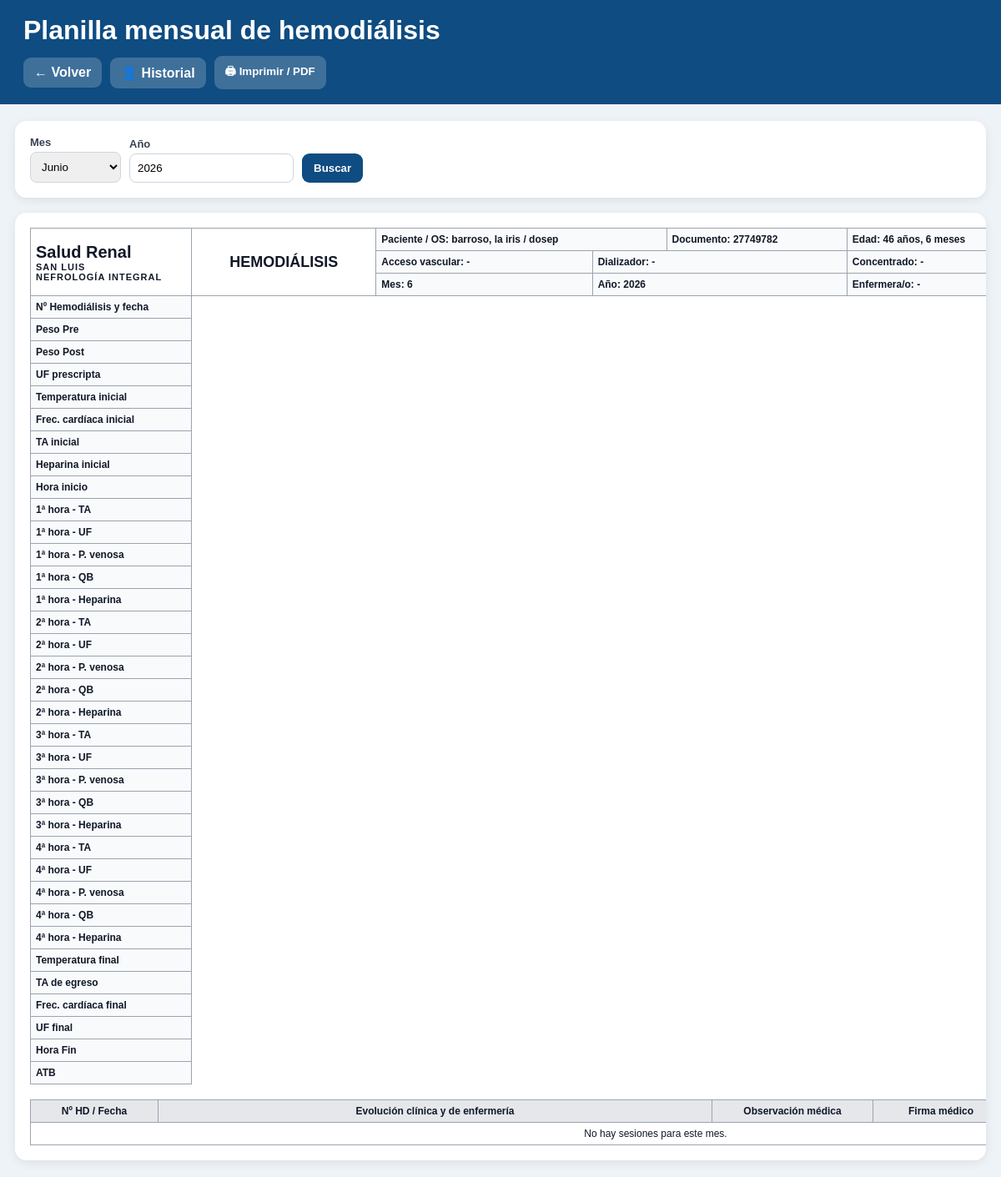
The app's page /historial-mensual/5/ (signed in), older data.
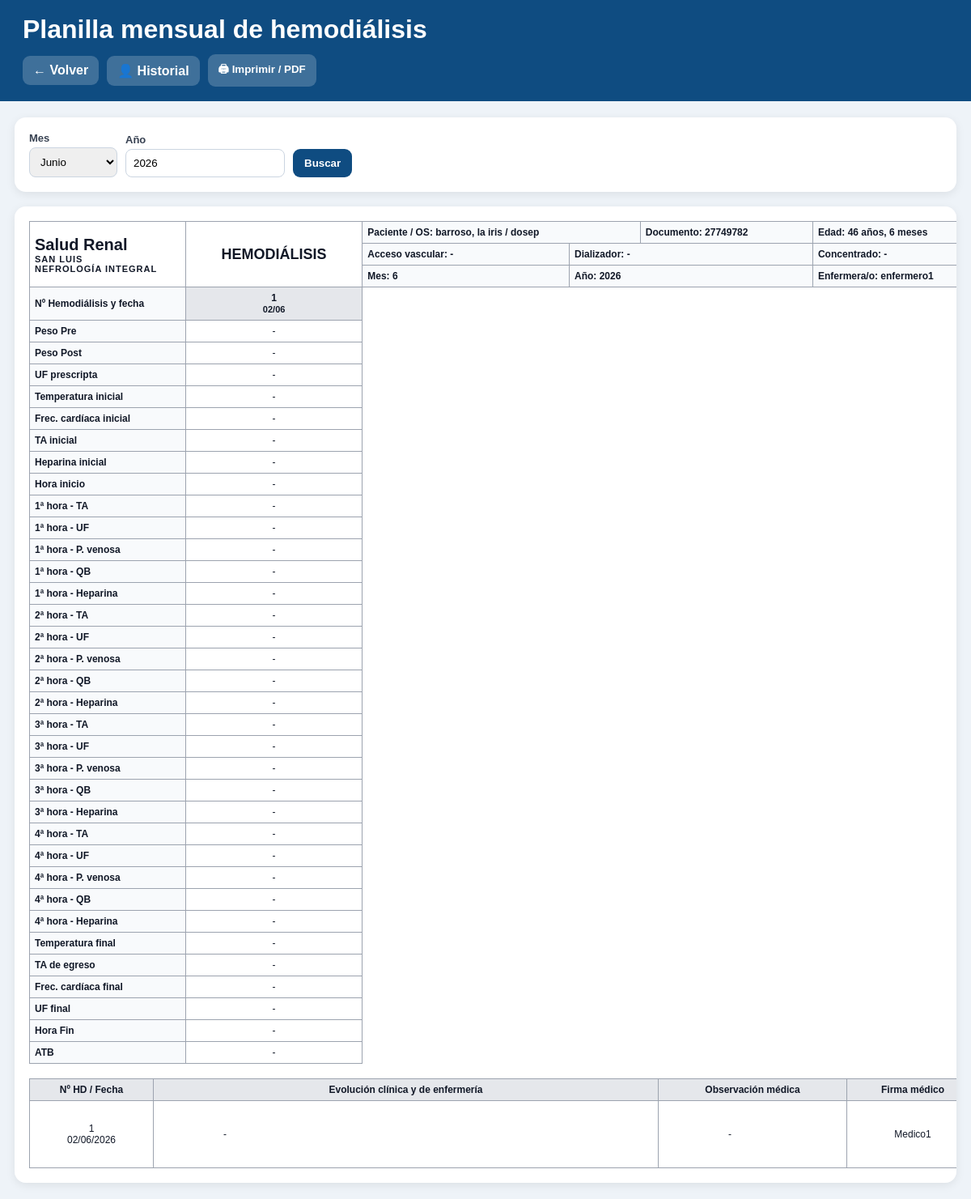
The same page, newer data.
### sesiones/models.py (models this page shows, shortened)
class SesionDialisis(models.Model):
    TURNO_CHOICES = [
        ("manana", "Mañana"),
        ("tarde", "Tarde"),
        ("noche", "Noche"),
    ]
    ESTADO_CHOICES = [
        ("pendiente", "Pendiente"),
        ("activa", "En sesión"),
        ("finalizada", "Finalizada"),
    ]
    paciente = models.ForeignKey(Paciente, on_delete=models.CASCADE)
    puesto = models.ForeignKey(Puesto, on_delete=models.SET_NULL, null=True, blank=True)
    fecha = models.DateField()
    turno = models.CharField(max_length=10, choices=TURNO_CHOICES, default="manana")
    estado = models.CharField(max_length=20, choices=ESTADO_CHOICES, default="pendiente")
    medico_asignado = models.ForeignKey(
        User, on_delete=models.SET_NULL,
        null=True, blank=True,
        related_name="sesiones_medico"
    )
    enfermero_asignado = models.ForeignKey(
        User, on_delete=models.SET_NULL,
        null=True, blank=True,
        related_name="sesiones_enfermero"
    )
    peso_pre = models.DecimalField(max_digits=5, decimal_places=2, null=True, blank=True)
    peso_post = models.DecimalField(max_digits=5, decimal_places=2, null=True, blank=True)
    ta_inicial = models.CharField(max_length=20, blank=True)
    ta_final = models.CharField(max_length=20, blank=True)
    finalizada = models.BooleanField(default=False)
    creada_en = models.DateTimeField(auto_now_add=True)
    class Meta:
        ordering = ["-fecha", "turno"]

### dashboard/views.py (the view)
@login_required
def historial_mensual(request, paciente_id):
    paciente = get_object_or_404(
        Paciente,
        id=paciente_id
    )
    hoy = date.today()
    try:
        mes = int(request.GET.get("mes", hoy.month))
    except ValueError:
        mes = hoy.month
    try:
        anio = int(request.GET.get("anio", hoy.year))
    except ValueError:
        anio = hoy.year
    sesiones = (
        SesionDialisis.objects
        .filter(
            paciente=paciente,
            fecha__month=mes,
            fecha__year=anio
        )
        .select_related("paciente", "puesto")
        .order_by("fecha", "id")
    )
    sesiones_con_planilla = []
    for s in sesiones:
        try:
            s.planilla = s.planillahemodialisis
        except Exception:
            s.planilla = None
        controles_por_hora = {}
        if s.planilla:
            for control in s.planilla.controles.all().order_by("hora"):
                controles_por_hora[control.hora] = control
        s.controles_por_hora = controles_por_hora
        sesiones_con_planilla.append(s)
    meses = [
        (1, "Enero"),
        (2, "Febrero"),
        (3, "Marzo"),
        (4, "Abril"),
        (5, "Mayo"),
        (6, "Junio"),
        (7, "Julio"),
        (8, "Agosto"),
        (9, "Septiembre"),
        (10, "Octubre"),
        (11, "Noviembre"),
        (12, "Diciembre"),
    ]
    context = {
        "paciente": paciente,
        "sesiones": sesiones_con_planilla,
        "mes": mes,
        "anio": anio,
        "meses": meses,
    }
    context.update(contexto_roles(request))
    return render(
        request,
        "dashboard/historial_mensual.html",
        context
    )

### dashboard/views.py (called while the page is built)
def usuario_en_grupo(user, nombre_grupo):
    return user.groups.filter(name=nombre_grupo).exists()

def nombre_usuario(user):
    nombre = user.get_full_name()
    if nombre:
        return nombre
    return user.username

def contexto_roles(request):
    return {
        "es_enfermero": usuario_en_grupo(request.user, "Enfermeros"),
        "es_medico": usuario_en_grupo(request.user, "Medicos"),
        "es_administracion": usuario_en_grupo(request.user, "Administracion"),
        "es_superadmin": request.user.is_superuser,
        "usuario_actual": nombre_usuario(request.user),
    }

### dashboard/templates/dashboard/historial_mensual.html (shortened to what the changed rows need)
<!DOCTYPE html>
<html lang="es">
<head>
</head>
<body>
<div class="header no-print">
    <h1>Planilla mensual de hemodiálisis</h1>
</div>
<div class="container">
    <div class="card planilla">
        <table>
            <tr>
                <td colspan="3" class="campo">
                    Mes: {{ mes }}
                </td>
                <td colspan="3" class="campo">
                    Año: {{ anio }}
                </td>
                <td colspan="3" class="campo">
                    Enfermera/o:
                    {% if sesiones %}
                        {{ sesiones.0.enfermero_asignado|default:"-" }}
                    {% else %}
                        -
                    {% endif %}
                </td>
            </tr>
            <tr>
                <th class="parametro">Nº Hemodiálisis y fecha</th>
                {% for s in sesiones %}
                    <th>
                        {{ forloop.counter }}<br>
                        <span class="small">{{ s.fecha|date:"d/m" }}</span>
                    </th>
                {% endfor %}
            </tr>
            <tr>
                <td class="parametro">Peso Pre</td>
                {% for s in sesiones %}
                    <td>{{ s.peso_pre|default:"-" }}</td>
                {% endfor %}
            </tr>
            <tr>
                <td class="parametro">Peso Post</td>
                {% for s in sesiones %}
                    <td>{{ s.peso_post|default:"-" }}</td>
                {% endfor %}
            </tr>
            <tr>
                <td class="parametro">UF prescripta</td>
                {% for s in sesiones %}
                    <td>{% if s.planilla %}{{ s.planilla.uf_prescripta|default:"-" }}{% else %}-{% endif %}</td>
                {% endfor %}
            </tr>
            <tr>
                <td class="parametro">Temperatura inicial</td>
                {% for s in sesiones %}
                    <td>{% if s.planilla %}{{ s.planilla.temperatura_inicial|default:"-" }}{% else %}-{% endif %}</td>
                {% endfor %}
            </tr>
            <tr>
                <td class="parametro">Frec. cardíaca inicial</td>
                {% for s in sesiones %}
                    <td>{% if s.planilla %}{{ s.planilla.frecuencia_cardiaca_inicial|default:"-" }}{% else %}-{% endif %}</td>
                {% endfor %}
            </tr>
            <tr>
                <td class="parametro">TA inicial</td>
                {% for s in sesiones %}
                    <td>{{ s.ta_inicial|default:"-" }}</td>
                {% endfor %}
            </tr>
            <tr>
                <td class="parametro">Heparina inicial</td>
                {% for s in sesiones %}
                    <td>{% if s.planilla %}{{ s.planilla.heparina_inicial|default:"-" }}{% else %}-{% endif %}</td>
                {% endfor %}
            </tr>
            <tr>
                <td class="parametro">Hora inicio</td>
                {% for s in sesiones %}
                    <td>{% if s.planilla %}{{ s.planilla.hora_inicio|default:"-" }}{% else %}-{% endif %}</td>
                {% endfor %}
            </tr>
            <tr>
                <td class="parametro">1ª hora - TA</td>
                {% for s in sesiones %}
                    <td>{% if s.controles_por_hora.1 %}{{ s.controles_por_hora.1.ta|default:"-" }}{% else %}-{% endif %}</td>
                {% endfor %}
            </tr>
            <tr>
                <td class="parametro">1ª hora - UF</td>
                {% for s in sesiones %}
                    <td>{% if s.controles_por_hora.1 %}{{ s.controles_por_hora.1.ultrafiltracion|default:"-" }}{% else %}-{% endif %}</td>
                {% endfor %}
            </tr>
            <tr>
                <td class="parametro">1ª hora - P. venosa</td>
                {% for s in sesiones %}
                    <td>{% if s.controles_por_hora.1 %}{{ s.controles_por_hora.1.presion_venosa|default:"-" }}{% else %}-{% endif %}</td>
                {% endfor %}
            </tr>
            <tr>
                <td class="parametro">1ª hora - QB</td>
                {% for s in sesiones %}
                    <td>{% if s.controles_por_hora.1 %}{{ s.controles_por_hora.1.qb|default:"-" }}{% else %}-{% endif %}</td>
                {% endfor %}
            </tr>
            <tr>
                <td class="parametro">1ª hora - Heparina</td>
                {% for s in sesiones %}
                    <td>{% if s.controles_por_hora.1 %}{{ s.controles_por_hora.1.heparina_hora|default:"-" }}{% else %}-{% endif %}</td>
                {% endfor %}
            </tr>
            <tr>
                <td class="parametro">2ª hora - TA</td>
                {% for s in sesiones %}
                    <td>{% if s.controles_por_hora.2 %}{{ s.controles_por_hora.2.ta|default:"-" }}{% else %}-{% endif %}</td>
                {% endfor %}
            </tr>
            <tr>
                <td class="parametro">2ª hora - UF</td>
                {% for s in sesiones %}
                    <td>{% if s.controles_por_hora.2 %}{{ s.controles_por_hora.2.ultrafiltracion|default:"-" }}{% else %}-{% endif %}</td>
                {% endfor %}
            </tr>
            <tr>
                <td class="parametro">2ª hora - P. venosa</td>
                {% for s in sesiones %}
                    <td>{% if s.controles_por_hora.2 %}{{ s.controles_por_hora.2.presion_venosa|default:"-" }}{% else %}-{% endif %}</td>
                {% endfor %}
            </tr>
            <tr>
                <td class="parametro">2ª hora - QB</td>
                {% for s in sesiones %}
                    <td>{% if s.controles_por_hora.2 %}{{ s.controles_por_hora.2.qb|default:"-" }}{% else %}-{% endif %}</td>
                {% endfor %}
            </tr>
            <tr>
                <td class="parametro">2ª hora - Heparina</td>
                {% for s in sesiones %}
                    <td>{% if s.controles_por_hora.2 %}{{ s.controles_por_hora.2.heparina_hora|default:"-" }}{% else %}-{% endif %}</td>
                {% endfor %}
            </tr>
            <tr>
                <td class="parametro">3ª hora - TA</td>
                {% for s in sesiones %}
                    <td>{% if s.controles_por_hora.3 %}{{ s.controles_por_hora.3.ta|default:"-" }}{% else %}-{% endif %}</td>
                {% endfor %}
            </tr>
            <tr>
                <td class="parametro">3ª hora - UF</td>
                {% for s in sesiones %}
                    <td>{% if s.controles_por_hora.3 %}{{ s.controles_por_hora.3.ultrafiltracion|default:"-" }}{% else %}-{% endif %}</td>
                {% endfor %}
            </tr>
            <tr>
                <td class="parametro">3ª hora - P. venosa</td>
                {% for s in sesiones %}
                    <td>{% if s.controles_por_hora.3 %}{{ s.controles_por_hora.3.presion_venosa|default:"-" }}{% else %}-{% endif %}</td>
                {% endfor %}
            </tr>
            <tr>
                <td class="parametro">3ª hora - QB</td>
                {% for s in sesiones %}
                    <td>{% if s.controles_por_hora.3 %}{{ s.controles_por_hora.3.qb|default:"-" }}{% else %}-{% endif %}</td>
                {% endfor %}
            </tr>
            <tr>
                <td class="parametro">3ª hora - Heparina</td>
                {% for s in sesiones %}
                    <td>{% if s.controles_por_hora.3 %}{{ s.controles_por_hora.3.heparina_hora|default:"-" }}{% else %}-{% endif %}</td>
                {% endfor %}
            </tr>
            <tr>
                <td class="parametro">4ª hora - TA</td>
                {% for s in sesiones %}
                    <td>{% if s.controles_por_hora.4 %}{{ s.controles_por_hora.4.ta|default:"-" }}{% else %}-{% endif %}</td>
                {% endfor %}
            </tr>
            <tr>
                <td class="parametro">4ª hora - UF</td>
                {% for s in sesiones %}
                    <td>{% if s.controles_por_hora.4 %}{{ s.controles_por_hora.4.ultrafiltracion|default:"-" }}{% else %}-{% endif %}</td>
                {% endfor %}
            </tr>
            <tr>
                <td class="parametro">4ª hora - P. venosa</td>
                {% for s in sesiones %}
                    <td>{% if s.controles_por_hora.4 %}{{ s.controles_por_hora.4.presion_venosa|default:"-" }}{% else %}-{% endif %}</td>
                {% endfor %}
            </tr>
            <tr>
                <td class="parametro">4ª hora - QB</td>
                {% for s in sesiones %}
                    <td>{% if s.controles_por_hora.4 %}{{ s.controles_por_hora.4.qb|default:"-" }}{% else %}-{% endif %}</td>
                {% endfor %}
            </tr>
            <tr>
                <td class="parametro">4ª hora - Heparina</td>
                {% for s in sesiones %}
                    <td>{% if s.controles_por_hora.4 %}{{ s.controles_por_hora.4.heparina_hora|default:"-" }}{% else %}-{% endif %}</td>
                {% endfor %}
            </tr>
            <tr>
                <td class="parametro">Temperatura final</td>
                {% for s in sesiones %}
                    <td>{% if s.planilla %}{{ s.planilla.temperatura_final|default:"-" }}{% else %}-{% endif %}</td>
                {% endfor %}
            </tr>
            <tr>
                <td class="parametro">TA de egreso</td>
                {% for s in sesiones %}
                    <td>{% if s.planilla %}{{ s.planilla.ta_egreso|default:s.ta_final }}{% else %}{{ s.ta_final|default:"-" }}{% endif %}</td>
                {% endfor %}
            </tr>
            <tr>
                <td class="parametro">Frec. cardíaca final</td>
                {% for s in sesiones %}
                    <td>{% if s.planilla %}{{ s.planilla.frecuencia_cardiaca_final|default:"-" }}{% else %}-{% endif %}</td>
                {% endfor %}
            </tr>
            <tr>
                <td class="parametro">UF final</td>
                {% for s in sesiones %}
                    <td>{% if s.planilla %}{{ s.planilla.uf_final|default:"-" }}{% else %}-{% endif %}</td>
                {% endfor %}
            </tr>
            <tr>
                <td class="parametro">Hora Fin</td>
                {% for s in sesiones %}
                    <td>{% if s.planilla %}{{ s.planilla.hora_fin|default:"-" }}{% else %}-{% endif %}</td>
                {% endfor %}
            </tr>
            <tr>
                <td class="parametro">ATB</td>
                {% for s in sesiones %}
                    <td>{% if s.planilla %}{{ s.planilla.atb|default:"-" }}{% else %}-{% endif %}</td>
                {% endfor %}
            </tr>
        </table>
        <br>
        <table>
            <tr>
                <th style="width:140px;">Nº HD / Fecha</th>
                <th>Evolución clínica y de enfermería</th>
                <th style="width:180px;">Observación médica</th>
                <th style="width:150px;">Firma médico</th>
            </tr>
            {% for s in sesiones %}
            <tr>
                <td>
                    {{ forloop.counter }}<br>
                    {{ s.fecha|date:"d/m/Y" }}
                </td>
                <td class="obs">
                    {% if s.planilla %}
                        {{ s.planilla.observaciones_enfermeria|default:"-" }}
                    {% else %}
                        -
                    {% endif %}
                </td>
                <td class="obs">
                    {% if s.planilla %}
                        {{ s.planilla.observaciones_medicas|default:"-" }}
                    {% else %}
                        -
                    {% endif %}
                </td>
                <td>{{ s.medico_asignado|default:"" }}</td>
            </tr>
            {% empty %}
            <tr>
                <td colspan="6">No hay sesiones para este mes.</td>
            </tr>
            {% endfor %}
        </table>
    </div>
</div>
</body>
</html>

Row changes from the older to the newer data that the page shows:
added SesionDialisis: enfermero_asignado.username "enfermero1", fecha "02/06", peso_pre "-", peso_post "-", ta_inicial "-", ta_final "-", fecha "02/06/2026", medico_asignado "Medico1"
Text that changed along with them:
text no longer shown: "- No hay sesiones para este mes."
